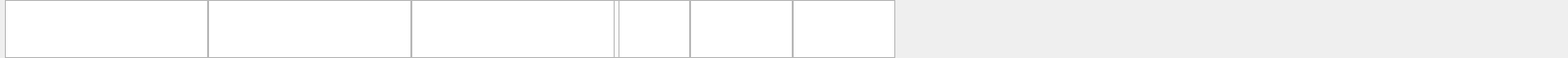
<?xml version="1.0" encoding="UTF-8"?>
<ui version="4.0">
 <class>StatusBarBottomWindow</class>
 <widget class="QDialog" name="StatusBarBottomWindow">
  <property name="enabled">
   <bool>true</bool>
  </property>
  <property name="geometry">
   <rect>
    <x>300</x>
    <y>1004</y>
    <width>1620</width>
    <height>60</height>
   </rect>
  </property>
  <property name="minimumSize">
   <size>
    <width>0</width>
    <height>50</height>
   </size>
  </property>
  <property name="windowTitle">
   <string>StatusBarWindow</string>
  </property>
  <widget class="QGraphicsView" name="button1_icon">
   <property name="geometry">
    <rect>
    <x>395</x>
     <y>0</y>
     <width>106</width>
     <height>60</height>
    </rect>
   </property>
  </widget>
  <widget class="QGraphicsView" name="button2_icon">
   <property name="geometry">
    <rect>
     <x>501</x>
     <y>0</y>
     <width>106</width>
     <height>60</height>
    </rect>
   </property>
  </widget>
   <widget class="QGraphicsView" name="button3_icon">
   <property name="geometry">
    <rect>
    <x>607</x>
     <y>0</y>
     <width>106</width>
     <height>60</height>
    </rect>
   </property>
  </widget>
  <widget class="QGraphicsView" name="button4_icon">
   <property name="geometry">
    <rect>
     <x>713</x>
     <y>0</y>
     <width>106</width>
     <height>60</height>
    </rect>
   </property>
  </widget>
  <widget class="QGraphicsView" name="button5_icon">
   <property name="geometry">
    <rect>
	<x>819</x>
     <y>0</y>
     <width>106</width>
     <height>60</height>
    </rect>
   </property>
  </widget>
  <widget class="QGraphicsView" name="button6_icon">
   <property name="geometry">
    <rect>
	<x>530</x>
     <y>0</y>
     <width>110</width>
     <height>60</height>
    </rect>
   </property>
  </widget>
    <widget class="QGraphicsView" name="playback_button1_icon">
   <property name="geometry">
    <rect>
    <x>5</x>
     <y>0</y>
     <width>210</width>
     <height>60</height>
    </rect>
   </property>
  </widget>
  <widget class="QGraphicsView" name="playback_button2_icon">
   <property name="geometry">
    <rect>
     <x>215</x>
     <y>0</y>
     <width>210</width>
     <height>60</height>
    </rect>
   </property>
  </widget>
   <widget class="QGraphicsView" name="playback_button3_icon">
   <property name="geometry">
    <rect>
    <x>425</x>
     <y>0</y>
     <width>210</width>
     <height>60</height>
    </rect>
   </property>
  </widget>
  </widget>
 <resources/>
 <connections/>
</ui>
